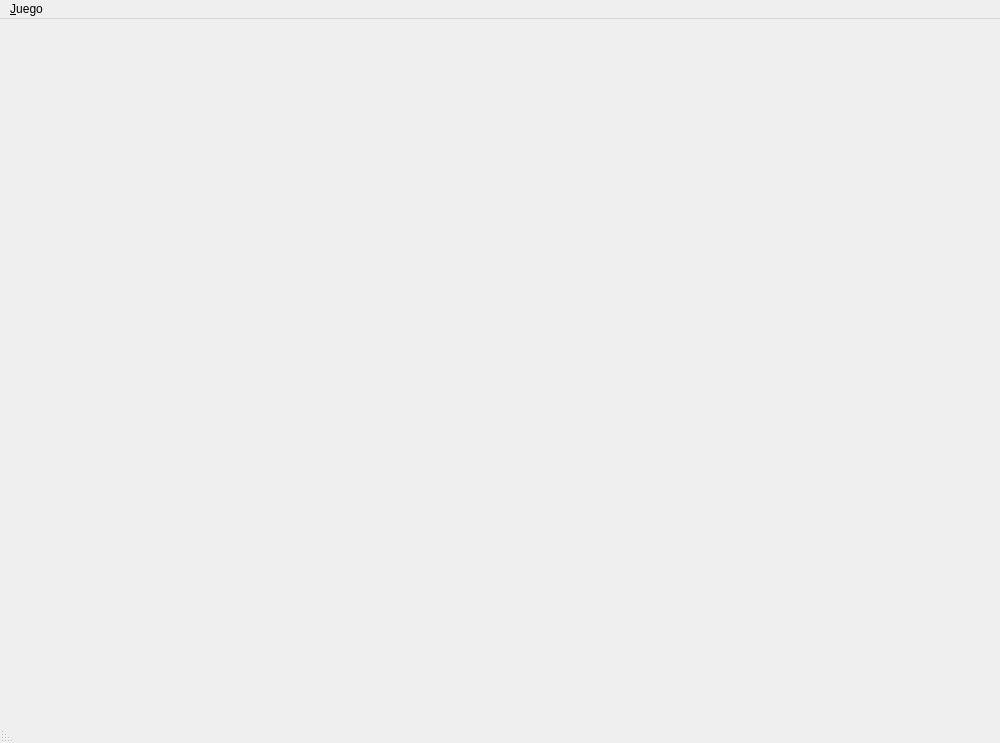
<?xml version="1.0" encoding="UTF-8"?>
<ui version="4.0">
 <class>MainWindow</class>
 <widget class="QMainWindow" name="MainWindow">
  <property name="geometry">
   <rect>
    <x>0</x>
    <y>0</y>
    <width>1000</width>
    <height>743</height>
   </rect>
  </property>
  <property name="mouseTracking">
   <bool>true</bool>
  </property>
  <property name="windowTitle">
   <string>Zombies</string>
  </property>
  <widget class="QWidget" name="centralwidget">
   <property name="cursor">
    <cursorShape>ArrowCursor</cursorShape>
   </property>
   <property name="mouseTracking">
    <bool>true</bool>
   </property>
  </widget>
  <widget class="QMenuBar" name="menubar">
   <property name="geometry">
    <rect>
     <x>0</x>
     <y>0</y>
     <width>1000</width>
     <height>25</height>
    </rect>
   </property>
   <widget class="QMenu" name="menu_Juego">
    <property name="title">
     <string>&amp;Juego</string>
    </property>
    <addaction name="actionNewGame"/>
    <addaction name="actionSalir"/>
   </widget>
   <addaction name="menu_Juego"/>
  </widget>
  <widget class="QStatusBar" name="statusbar">
   <property name="layoutDirection">
    <enum>Qt::RightToLeft</enum>
   </property>
  </widget>
  <action name="actionSalir">
   <property name="checkable">
    <bool>false</bool>
   </property>
   <property name="text">
    <string>Salir</string>
   </property>
   <property name="iconText">
    <string>Salir</string>
   </property>
   <property name="statusTip">
    <string>Terminar la aplicación</string>
   </property>
   <property name="shortcut">
    <string>Ctrl+W</string>
   </property>
  </action>
  <action name="actionNewGame">
   <property name="text">
    <string>&amp;Nuevo Juego</string>
   </property>
   <property name="iconText">
    <string>Nuevo Juego</string>
   </property>
   <property name="statusTip">
    <string>Comenzar</string>
   </property>
   <property name="shortcut">
    <string>Ctrl+N</string>
   </property>
  </action>
 </widget>
 <resources/>
 <connections/>
</ui>
